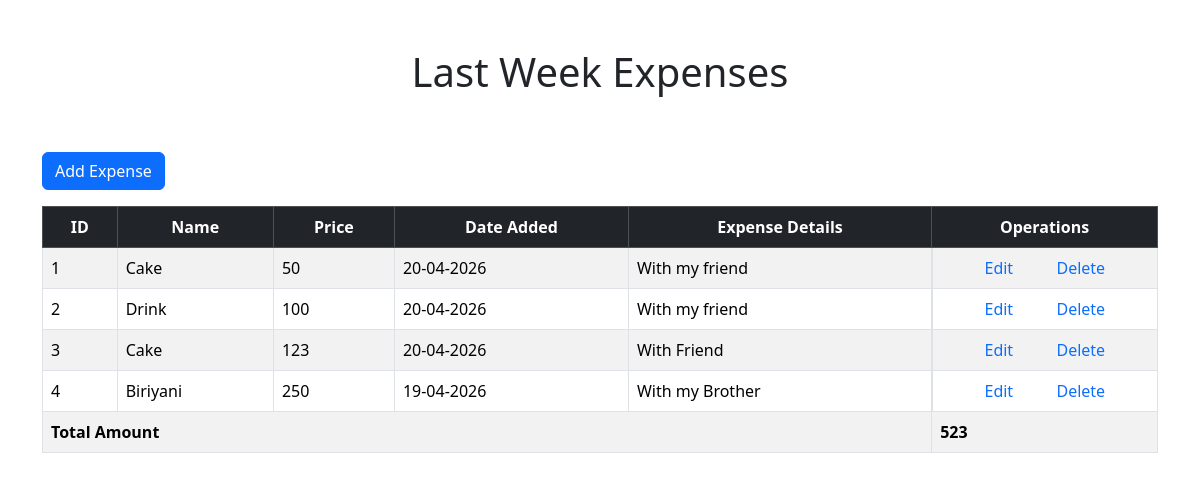
Screenshot of /seven_days_expense.php with the database file from the repository.
### tables this page shows
CREATE TABLE `expense_info` (
  `item_id` int(11) NOT NULL,
  `item_name` varchar(255) NOT NULL,
  `item_price` int(11) NOT NULL,
  `item_date` date NOT NULL,
  `item_details` text NOT NULL
);

### seven_days_expense.php (the view, shortened to what this page needs)
<?php
include("./includes/header.php");
include("./includes/functions.php");
include("./includes/db_conn.php");
?>
<div class="container">
    <div class="row">
        <div class= "col-12  py-5">
            <h1 class="text-center">Last Week Expenses </h1>
        </div>
        <div class="col-12 mb-3">
            <a href="./add_expense.php" class="btn btn-primary"> Add Expense</a>
        </div>
</div>
<table class="table table-bordered table-striped table-hover">
  <thead class="table-dark">
    <tr class="text-center">
      <th scope="col">ID</th>
      <th scope="col">Name</th>
      <th scope="col">Price</th>
      <th scope="col">Date Added</th>
      <th scope="col">Expense Details</th>
      <th scope="col">Operations</th>
    </tr>
  </thead>
  <tbody>
     <?php
     $today_date = date("Y-m-d");
     $previous_seven_days_date = date("Y-m-d",strtotime($today_date . "-1 week"));
     $fetch_expense = "SELECT *FROM expense_info WHERE item_date BETWEEN '$previous_seven_days_date' AND '$today_date ' ORDER BY item_date DESC";
     $run_fetch_expense = mysqli_query($conn,$fetch_expense);
     $expense_counter = 1;
     $total = 0;
     if(mysqli_num_rows($run_fetch_expense)>0){
        while($row = mysqli_fetch_assoc($run_fetch_expense)){
            ?>
            <tr>
                <td><?php echo $expense_counter; ?></td>
                <td><?php echo $row['item_name'];?></td>
                <td><?php echo $row['item_price'];?></td>
                <td><?php customize_date($row['item_date']);?></td>
                <td><?php echo $row['item_details'];?></td>
                <td class="d-flex justify-content-evenly">
                    <a href="./edit_expense.php?edit_expense_id=<?php echo $row['item_id']; ?>">Edit</a>
                    <a id="<?php echo $row['item_id']; ?>" class="del_expense" href="javascript:void(0); ">Delete</a>
                </td>
            </tr>
            <?php
                    $expense_counter++;
                    $total = $total + $row['item_price'];
        }
         ?>
        <tr>
            <th colspan="5">Total Amount</th>
            <th><?php echo $total ?></th>
        </tr>
        <?php
     }
     ?>
  </tbody>
</table>
</div>
 <?php
include("./includes/footer.php");
?>

### includes/functions.php (shortened to what this page needs)
<?php
function customize_date($date){
   $php_date = strtotime($date);
   $formatted_date = date("d-m-Y" ,$php_date);
   echo $formatted_date;
}
?>

### css/style.css (style rules this page uses)
* { margin: 0px; padding: 0px; box-sizing: border-box; }
a { text-decoration: none; }

### rows the page displays
expense_info: item_name "Cake", item_price "50", item_date "20-04-2026", item_details "With my friend"
expense_info: item_name "Drink", item_price "100", item_date "20-04-2026", item_details "With my friend"
expense_info: item_name "Cake", item_price "123", item_date "20-04-2026", item_details "With Friend"
expense_info: item_name "Biriyani", item_price "250", item_date "19-04-2026", item_details "With my Brother"

### other values shown
$total "523"
